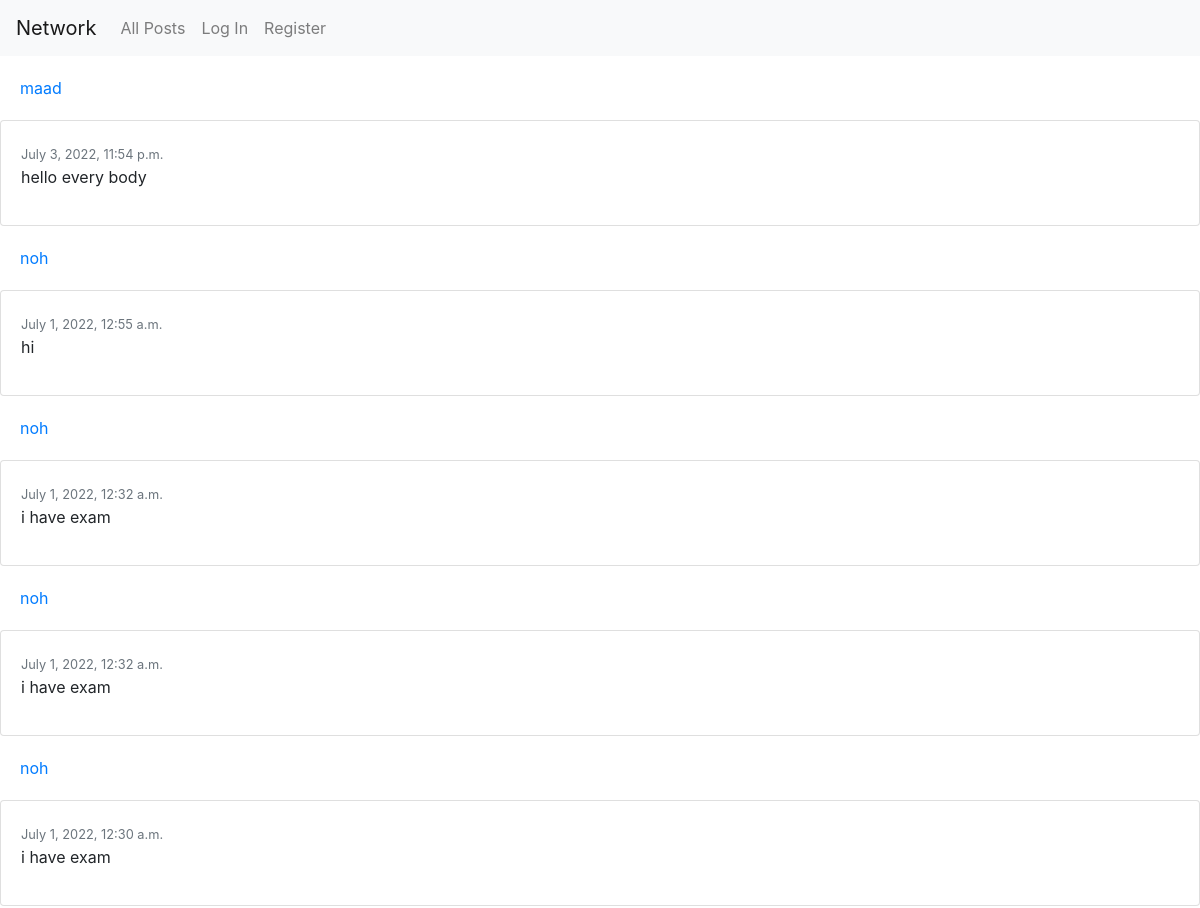
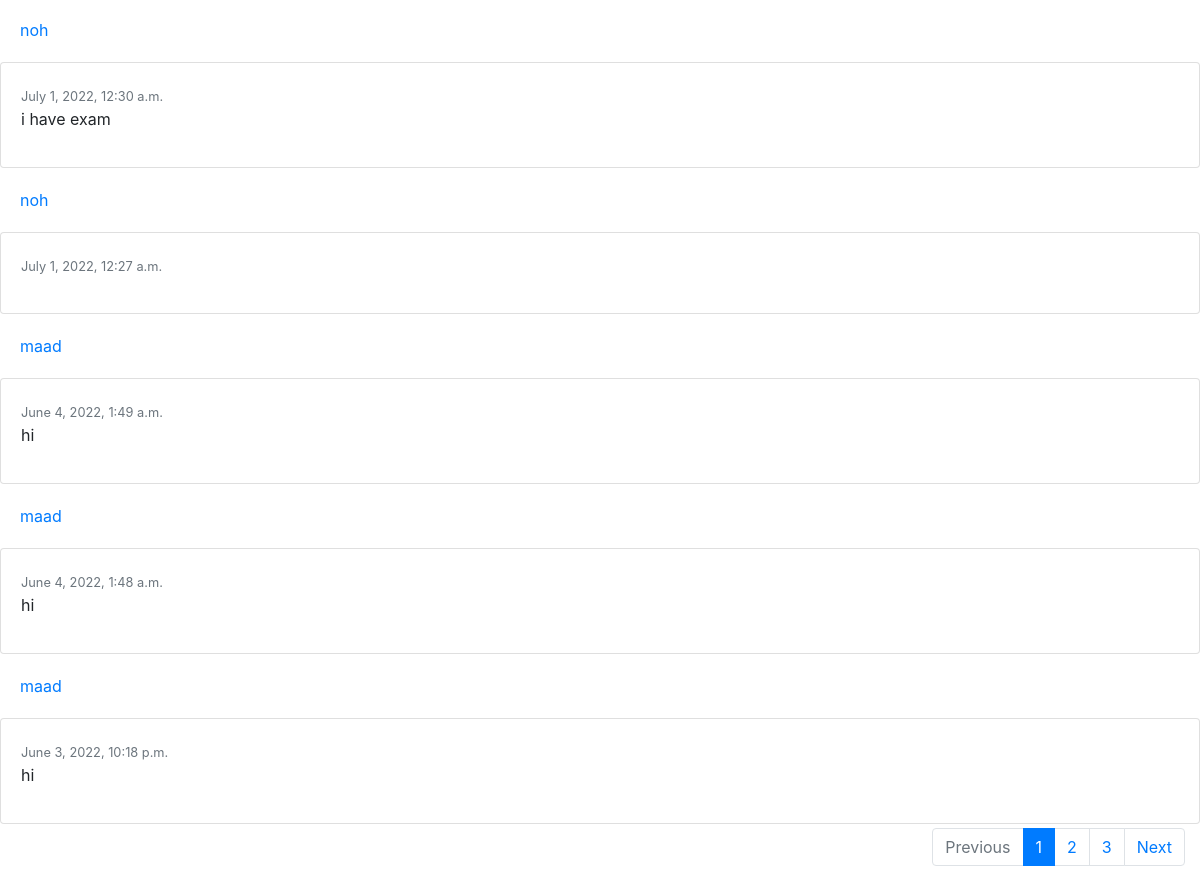
Before: / with the older database file (2 pictures, top to bottom).
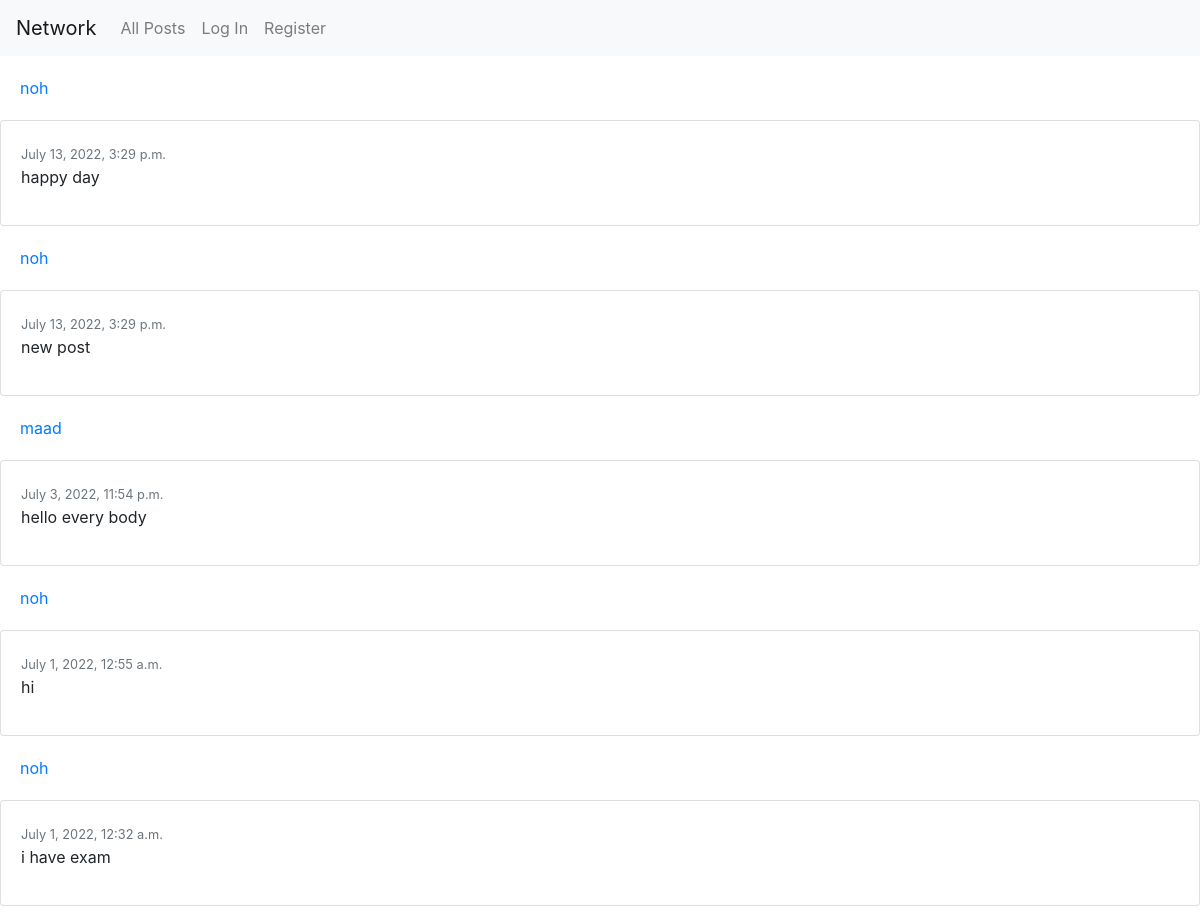
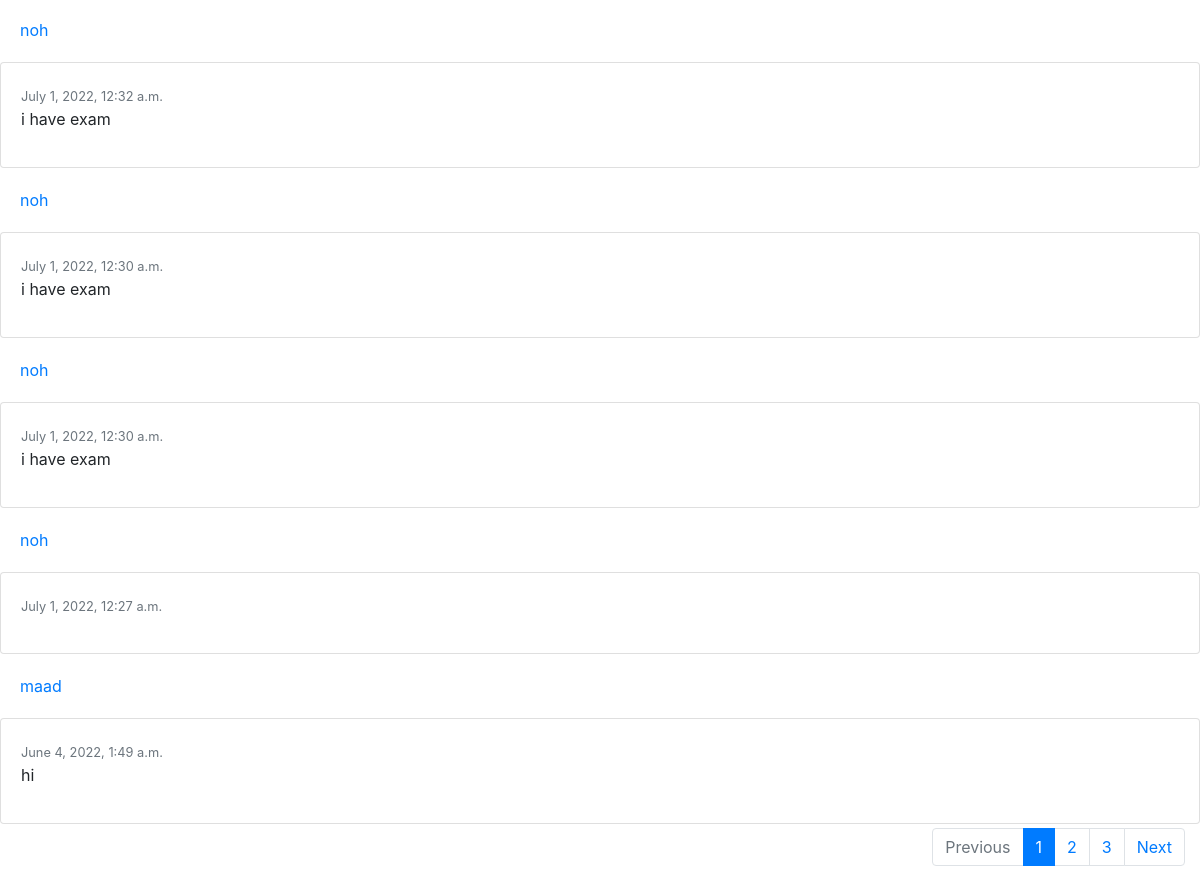
After: the same page with the newer database file (2 pictures, top to bottom).
### network/models.py (models this page shows, shortened)
class Post(models.Model):
  user = models.ForeignKey(User, on_delete=models.CASCADE, related_name="posts")
  content = models.TextField()
  date = models.DateTimeField(default=timezone.now)
  likes_count = models.IntegerField(default=0)
  likes = models.ManyToManyField("User",related_name="likes",blank=True)
  creation_date = models.DateTimeField(auto_now_add=True)
  class Meta:
        verbose_name = 'Post'
        verbose_name_plural = 'Posts'

class User(AbstractUser):
    pass

### network/views.py (the view)
# urls.py: path("", views.index, name="index"),
def index(request):
    myPostForm=  PostForm()
    post_list=Post.objects.all().order_by('-date')
    if request.method =='POST':
          myPostForm=PostForm(request.POST)
          if myPostForm.is_valid():
             obj = myPostForm.save(commit=False)
             obj.user = request.user
             obj.save()
    post_list_paginator=retPaginatorList(request,post_list)
    return render(request, "network/index.html",{'PostForm':myPostForm, 'post_list':post_list_paginator,})

### network/views.py (called while the page is built)
def retPaginatorList(request, queryList):
    page = request.GET.get('page')
    mypge = Paginator(queryList, 10)
    try:
        resultList = mypge.page(page)
    except PageNotAnInteger:
        resultList = mypge.page(1)
    except EmptyPage:
        resultList = mypge.page(mypge.num_pages)
    return  resultList

### network/templates/network/index.html (shortened to what this page needs)
{% extends "network/layout.html" %}
{% load crispy_forms_tags %}
{% load static %}
{% block body %}
{%for item in post_list%}
<div class="card-body"><a  href="{% url 'profile' item.user.id %}">{{item.user.username}}</a></div>
     <div class="card">
         <div class="card-body">
        <div id="{{item.id}}{{'div'}}" >
        <small class="text-muted"  id="{{item.id}}{{'d'}}">{{ item.date}}</small>
        <p class="article-content"  id="{{item.id}}{{'p'}}">{{item.content}}</p>
    </div>
  </div>
</div>
<div class="post_footer">
      {% endfor %}
      <div class="col-md-12 mt-1">
        {% if post_list.has_other_pages %}
      <ul class="pagination justify-content-end">
        {% if post_list.has_previous %}
          <li class="page-item"><a class="page-link" href="?page={{ post_list.previous_page_number }}">Previous</a></li>
        {% else %}
        <li class="page-item disabled"><span class="page-link">Previous</span></li>
        {% endif %}
        {% for i in post_list.paginator.page_range %}
          {% if post_list.number == i %}
            <li class="page-item active"><span class="page-link">{{ i }} <span class="sr-only">(current)</span></span></li>
          {% else %}
            <li class="page-item"><a class="page-link" href="?page={{ i }}">{{ i }}</a></li>
          {% endif %}
        {% endfor %}
        {% if post_list.has_next %}
          <li class="page-item"><a class="page-link" href="?page={{ post_list.next_page_number }}">Next</a></li>
        {% else %}
          <li class="page-item disabled"><span class="page-link">Next</span></li>
        {% endif %}
      </ul>
    {% endif %}
    </div>
{% endblock %}

### network/templates/network/layout.html (shortened to what this page needs)
{% load static %}
<!DOCTYPE html>
<html lang="en">
    <head>
        <link rel="stylesheet" href="https://stackpath.bootstrapcdn.com/bootstrap/4.4.1/css/bootstrap.min.css">
        <link href="{% static 'network/styles.css' %}" rel="stylesheet">
    </head>
    <body>
        <nav class="navbar navbar-expand-lg navbar-light bg-light">
            <a class="navbar-brand" href="#">Network</a>
            <div>
              <ul class="navbar-nav mr-auto">
                <li class="nav-item">
                  <a class="nav-link" href="{% url 'index' %}">All Posts</a>
                </li>
                {% if user.is_authenticated %}
                    <li class="nav-item">
                        <a class="nav-link" href="{% url 'following-posts' %}">Following</a>
                    </li>
                    <li class="nav-item">
                        <a class="nav-link" href="{% url 'logout' %}">Log Out</a>
                    </li>
                {% else %}
                    <li class="nav-item">
                        <a class="nav-link" href="{% url 'login' %}">Log In</a>
                    </li>
                    <li class="nav-item">
                        <a class="nav-link" href="{% url 'register' %}">Register</a>
                    </li>
                {% endif %}
              </ul>
            </div>
          </nav>
        <div class="body">
            {% block body %}
            {% endblock %}
        </div>
    </body>
</html>

### network/static/network/styles.css (style rules this page uses)
* { margin: 0; margin-top: 0; margin-right: 0; margin-bottom: 0; margin-left: 0; padding: 0; }

Changed rows visible on the page:
no longer on this page (row edited): Post: user.username "maad", date "June 4, 2022, 1:48 a.m.", content "hi"
no longer on this page (row edited): Post: user.username "maad", date "June 3, 2022, 10:18 p.m.", content "hi"
added Post: user.username "noh", date "July 13, 2022, 3:29 p.m.", content "happy day"
added Post: user.username "noh", date "July 13, 2022, 3:29 p.m.", content "new post"
